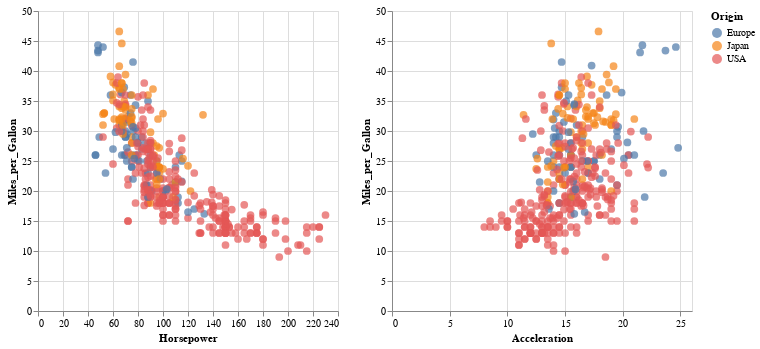

The notebook cell saved with this chart:
### Markdown cell above
### Example: Support multi-view highlighting

Interactive charts also enable the exploration higher dimensional relationships in the dataset through the use of selections across multi-view charts.

### Code cell
brush = alt.selection_interval(encodings=['x'])

left_chart = alt.Chart(cars).mark_circle(size=60).encode(
    alt.X('Horsepower'),
    alt.Y('Miles_per_Gallon'),
    color=alt.condition(brush, 'Origin', alt.value('lightgray'))
).add_params(
    brush
)

right_chart = alt.Chart(cars).mark_circle(size=60).encode(
    alt.X('Acceleration'),
    alt.Y('Miles_per_Gallon'),
    color=alt.condition(brush, 'Origin', alt.value('lightgray'))
).add_params(
    brush
)

left_chart | right_chart # hconcat

### Figure 1 — Vega-Lite specification as saved in the notebook (floating-point values rounded to 4 significant figures; data arrays with more than 128 entries replaced by an {"elided": "..."} marker saying what was removed)
{"config": {"view": {"continuousWidth": 300, "continuousHeight": 300}}, "hconcat": [{"mark": {"type": "circle", "size": 60}, "encoding": {"color": {"condition": {"param": "param_3", "field": "Origin"}, "value": "lightgray"}, "x": {"field": "Horsepower", "type": "quantitative"}, "y": {"field": "Miles_per_Gallon", "type": "quantitative"}}, "name": "view_1"}, {"mark": {"type": "circle", "size": 60}, "encoding": {"color": {"condition": {"param": "param_3", "field": "Origin"}, "value": "lightgray"}, "x": {"field": "Acceleration", "type": "quantitative"}, "y": {"field": "Miles_per_Gallon", "type": "quantitative"}}, "name": "view_2"}], "data": {"name": "data-583e73726c1545c56c203344161a975c"}, "params": [{"name": "param_3", "select": {"type": "interval", "encodings": ["x"]}, "views": ["view_1", "view_2"]}], "$schema": "https://vega.github.io/schema/vega-lite/v5.17.0.json", "datasets": {"data-583e73726c1545c56c203344161a975c": {"elided": "406 records"}}}
